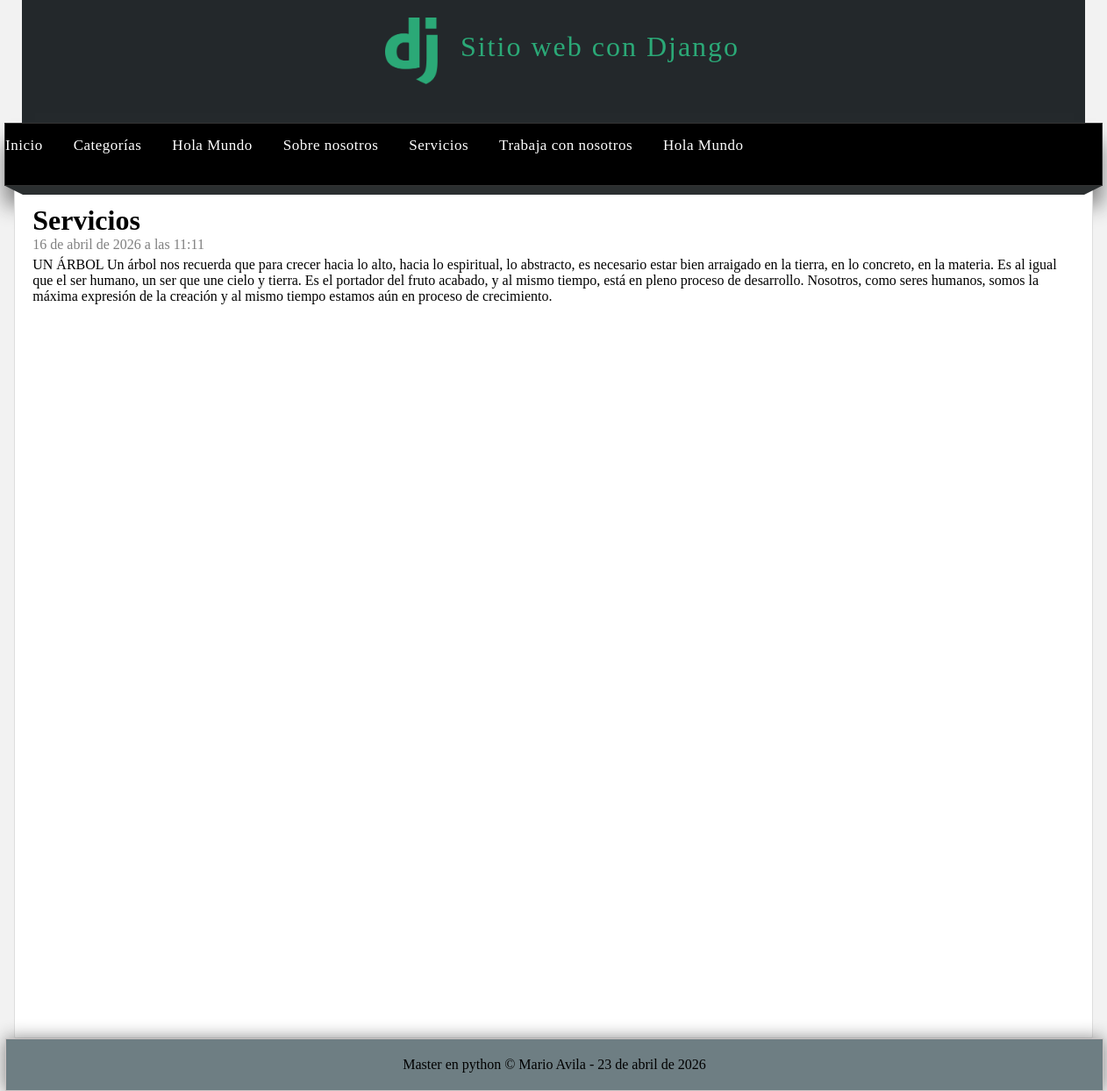
The app's page /pagina/servicios/ with its own data.
### pages/models.py (models this page shows, shortened)
class Page(models.Model):
    title = models.CharField(max_length=50, verbose_name="Título")
    content = RichTextField(verbose_name="contenido")
    slug = models.CharField(unique=True, max_length=150, verbose_name="URL amigable")
    order = models.IntegerField(default=0, verbose_name="Order")
    visible = models.BooleanField(verbose_name="¿visible?")
    created_at = models.DateTimeField(auto_now_add=True, verbose_name="Creado el")
    update_at = models.DateTimeField(auto_now=True, verbose_name="Actualizado el")
    class Meta:
        verbose_name = "Página"
        verbose_name_plural = "Páginas"

### pages/views.py (the view)
# urls.py: path('<str:slug>/', views.page, name='page'),
def page(request, slug):
    page = get_object_or_404(Page, slug=slug)
    return render(request, 'pages/page.html', {'page': page})

### pages/context_processors.py (called while the page is built)
def get_pages(request):
    pages = Page.objects.filter(visible=True).exclude(slug__isnull=True).exclude(slug__exact='')
    return {
        'pages': pages
    }

### pages/templates/pages/page.html (shortened to what this page needs)
{% extends 'mainapp/layout.html' %}
{% block content %}
<h1 class "title">{{page.title}}</h1>
<span class="date">{{page.created_at}}</span>
    {{page.content|safe}}
{% endblock %}

### mainapp/templates/mainapp/layout.html (shortened to what this page needs)
<!DOCTYPE html>
<html lang="es">
<head>
    {% load static %}
<link rel="stylesheet" type="text/css" href="{% static 'css/styles.css' %}" />
</head>
<body>
     <header>
        <div id="logotipo">
            <img src="{% static 'images/logo.png' %}" />
            <h1>Sitio web con Django</h1>
        </div>
     </header>
<nav>
    <ul class="dropdown">
        <li><a href="{% url 'index' %}">Inicio</a></li>
        <li><a href="{% url 'list_articles' %}">Categorías</a></li>
        <li><a href="{% url 'hola_mundo' %}">Hola Mundo</a></li>
        {% for page in pages %}
            <li><a href="{% url 'page' page.slug %}">{{ page.title }}</a></li>
        {% endfor %}
    </ul>
</nav>
     <div class="barra">
          <span class="esquina-izquierda"></span>
          <span class="relleno-barra"></span>
          <span class="esquina-derecha"></span>
    <div id="content">
        <div class="box">
        {% block content %}{% endblock %}
        </div>
</div>
</body>
<footer>
   Master en python &copy; Mario Avila - {% now "DATE_FORMAT" %}
</footer>
</html>

### mainapp/static/css/styles.css (style rules this page uses)
* { margin: 0px; padding: 0px; font-family: Arial, Helvetica, sans-serif text-decoration: none; }
p { margin-top: 5px; margin-bottom: 5px; }
body { background-color: #f2f2f2; }
header { width: 1212px; height: 140px; background-color: #23282B; margin: 0px auto; }
#logotipo { width: 35%; height: 140px; margin: 0 auto; }
#logotipo img { display: block; width: 60px; float: left; margin: 20px; }
#logotipo h1 { display: block; float: right; margin-top: 35px; letter-spacing: 2px; font-weight: lighter; color: #2ba977; }
nav { width: 1250px; height: 40px; margin: 0 auto; background-color: #1b1e1f; border: 1px solid #333333; box-shadow: 0px 22px 22px gray; font-size: 15px; }
nav { background: #000; padding: 15px 0; }
nav ul { display: flex; gap: 35px; list-style: none; margin: 0; padding: 0; }
nav ul li a { color: #fff; text-decoration: none; font-size: 17px; font-weight: 500; letter-spacing: 0.5px; transition: color 0.3s ease; }
.barra { width: 1250px; margin: 0 auto; height: 10px; position: relative; }
.esquina-izquierda { position: block; top: 0; border-left: 20px solid transparent; border-top: 10px solid #2b2f30; float: left; }
.esquina-derecha { position: block; top: 0; border-right: 20px solid transparent; border-top: 10px solid #2b2f30; float: right; }
.relleno-barra { display: block; width: 1210px; height: 10px; background: #2b2f30; float: left; }
.box { background: white; width: 95%; min-height: 930px; padding: 20px; border: 1px solid #ddd; border-radius: 2px; margin: 0 auto; }
footer { width: 1250px; background-color: #6e7e83; border: 1px solid #cbc4c4; text-align: center; margin: 0 auto; padding-top: 20px; padding-bottom: 20px; box-shadow: 0px 0px 20px gray; }
.date { display:block margin-top: 15px; margin-bottom: 15px; color: gray; }

### records on screen
Page: title "Sobre nosotros"
Page: title "Servicios", created_at "16 de abril de 2026 a las 11:11", content "UN ÁRBOL Un árbol nos recuerda que para crecer hacia lo alto, hacia lo espiritual, lo abstracto, es necesario estar bien arraigado en la tierra, en lo concreto, en la materia. Es al igual que el ser humano, un ser que une cielo y tierra. Es el portador del fruto acabado, y al mismo tiempo, está en pleno proceso de desarrollo. Nosotros, como seres humanos, somos la máxima expresión de la creación y al mismo tiempo estamos aún en proceso de crecimiento."
Page: title "Trabaja con nosotros"
Page: title "Hola Mundo"
